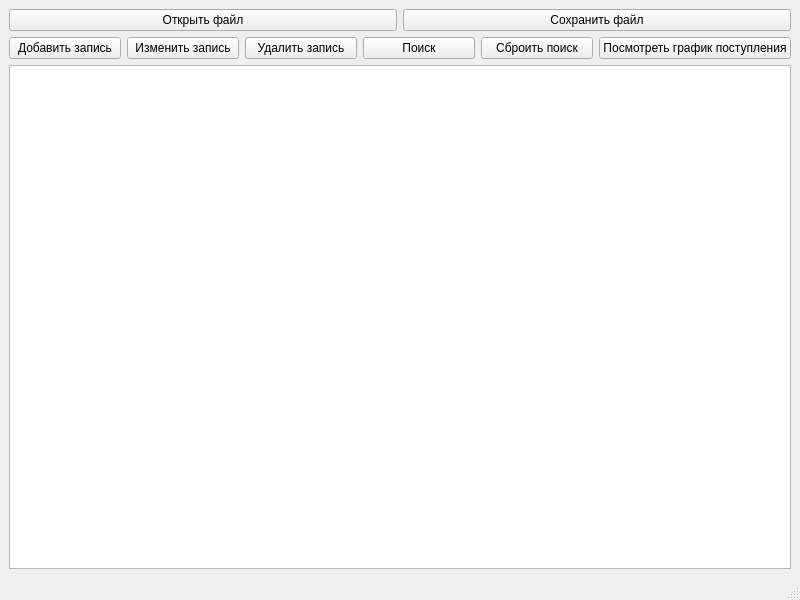
<?xml version="1.0" encoding="UTF-8"?>
<ui version="4.0">
 <class>MainWindow</class>
 <widget class="QMainWindow" name="MainWindow">
  <property name="geometry">
   <rect>
    <x>0</x>
    <y>0</y>
    <width>800</width>
    <height>600</height>
   </rect>
  </property>
  <property name="windowTitle">
   <string>База данных</string>
  </property>
  <widget class="QWidget" name="centralwidget">
   <layout class="QVBoxLayout" name="verticalLayout">
    <item>
     <layout class="QHBoxLayout" name="horizontalLayout_2">
      <item>
       <widget class="QPushButton" name="btnOpen">
        <property name="text">
         <string>Открыть файл</string>
        </property>
       </widget>
      </item>
      <item>
       <widget class="QPushButton" name="btnSave">
        <property name="text">
         <string>Сохранить файл</string>
        </property>
       </widget>
      </item>
     </layout>
    </item>
    <item>
     <layout class="QHBoxLayout" name="horizontalLayout">
      <item>
       <widget class="QPushButton" name="btnAdd">
        <property name="text">
         <string>Добавить запись</string>
        </property>
       </widget>
      </item>
      <item>
       <widget class="QPushButton" name="btnEdit">
        <property name="text">
         <string>Изменить запись</string>
        </property>
       </widget>
      </item>
      <item>
       <widget class="QPushButton" name="btnDelete">
        <property name="text">
         <string>Удалить запись</string>
        </property>
       </widget>
      </item>
      <item>
       <widget class="QPushButton" name="btnSearch">
        <property name="text">
         <string>Поиск</string>
        </property>
       </widget>
      </item>
      <item>
       <widget class="QPushButton" name="btnClearSearch">
        <property name="text">
         <string>Сброить поиск</string>
        </property>
       </widget>
      </item>
      <item>
       <widget class="QPushButton" name="btnChart">
        <property name="text">
         <string>Посмотреть график поступления</string>
        </property>
       </widget>
      </item>
     </layout>
    </item>
    <item>
     <widget class="QTableWidget" name="tableWidget">
      <property name="editTriggers">
       <set>QAbstractItemView::NoEditTriggers</set>
      </property>
      <property name="selectionMode">
       <enum>QAbstractItemView::SingleSelection</enum>
      </property>
      <property name="selectionBehavior">
       <enum>QAbstractItemView::SelectRows</enum>
      </property>
     </widget>
    </item>
   </layout>
  </widget>
  <widget class="QStatusBar" name="statusbar"/>
  <action name="actOpen">
   <property name="text">
    <string>Открыть файл</string>
   </property>
  </action>
  <action name="actSave">
   <property name="text">
    <string>Сохранить файл</string>
   </property>
  </action>
  <action name="actQuit">
   <property name="text">
    <string>Выйти</string>
   </property>
  </action>
 </widget>
 <resources/>
 <connections/>
</ui>
